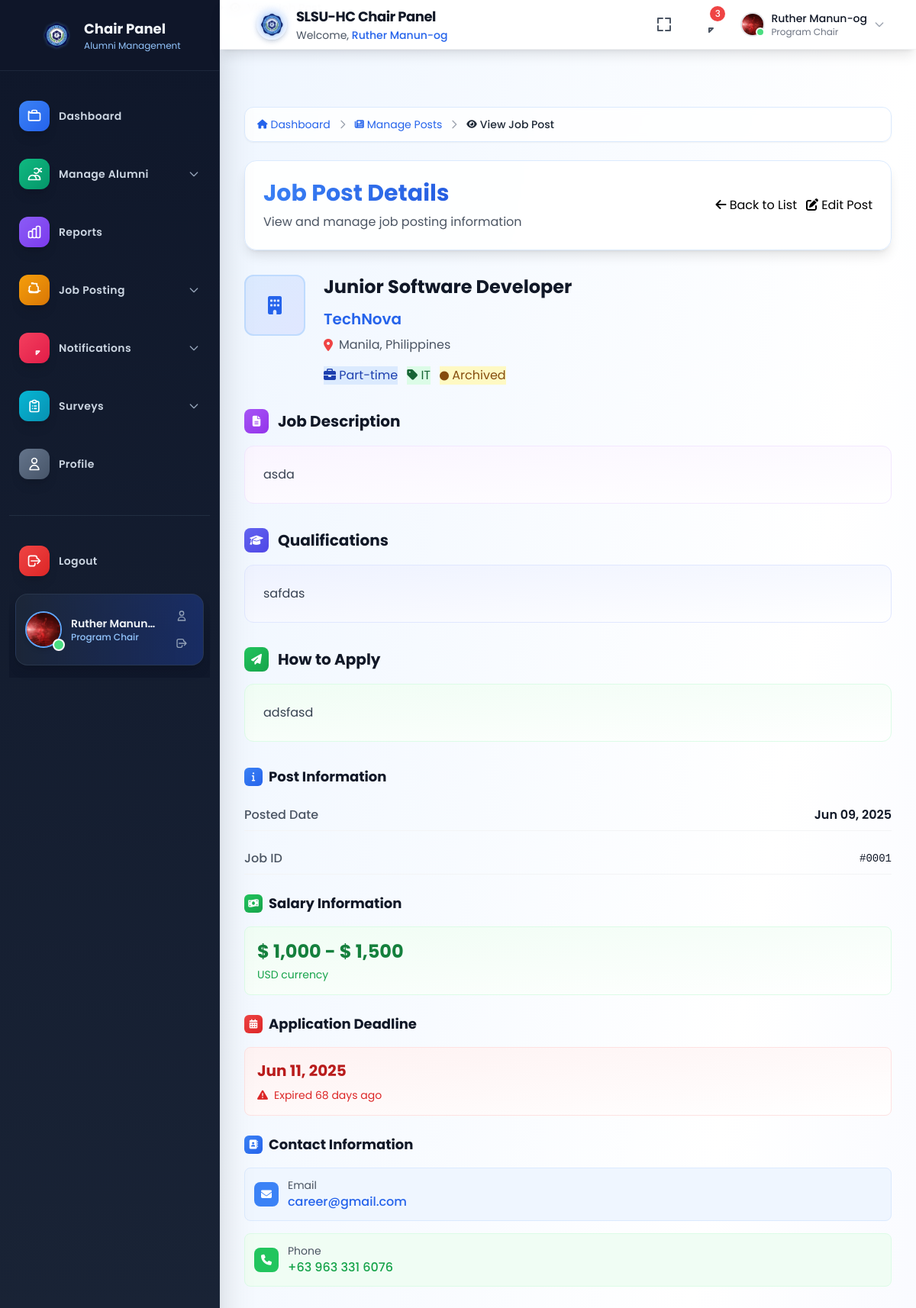
Page /program_chair/view-post.php?id=1 (signed in) on the committed database.
### tables this page shows
CREATE TABLE `job_posts` (
  `id` int(11) NOT NULL,
  `job_title` varchar(255) NOT NULL,
  `company_name` varchar(255) NOT NULL,
  `company_logo` varchar(255) DEFAULT NULL,
  `job_type` varchar(50) NOT NULL,
  `job_category` varchar(100) NOT NULL,
  `location` varchar(255) NOT NULL,
  `salary_min` decimal(10,2) DEFAULT NULL,
  `salary_max` decimal(10,2) DEFAULT NULL,
  `currency` varchar(3) DEFAULT 'USD',
  `deadline` date NOT NULL,
  `contact_email` varchar(255) NOT NULL,
  `contact_phone` varchar(50) NOT NULL,
  `job_description` text NOT NULL,
  `qualifications` text NOT NULL,
  `how_to_apply` text NOT NULL,
  `job_link` varchar(255) DEFAULT NULL,
  `status` enum('draft','published','archived') NOT NULL DEFAULT 'draft',
  `posted_date` datetime NOT NULL,
  `created_at` timestamp NULL DEFAULT current_timestamp(),
  `updated_at` timestamp NULL DEFAULT current_timestamp() ON UPDATE current_timestamp()
);

### program_chair/view-post.php (the view, shortened to what the rows shown need)
<?php
require_once '../admin/config/database.php';
$job_id = isset($_GET['id']) ? (int)$_GET['id'] : 0;
try {
    $stmt = $conn->prepare("SELECT * FROM job_posts WHERE id = ?");
    $stmt->execute([$job_id]);
    $job_post = $stmt->fetch(PDO::FETCH_ASSOC);
} catch (PDOException $e) {
    $_SESSION['error'] = "Error fetching job post: " . $e->getMessage();
    header('Location: manage-posts.php');
    exit();
}
$currencySymbols = [
    'USD' => '$',
    'EUR' => '€',
    'GBP' => '£',
    'JPY' => '¥',
    'AUD' => 'A$',
    'CAD' => 'C$',
    'CHF' => 'Fr',
    'CNY' => '¥',
    'INR' => '₹',
    'PHP' => '₱',
    'SGD' => 'S$',
    'AED' => 'د.إ',
    'BRL' => 'R$',
    'MXN' => 'Mex$',
    'NZD' => 'NZ$',
    'ZAR' => 'R'
];
$currency = isset($job_post['currency']) ? $job_post['currency'] : 'USD';
$symbol = $currencySymbols[$currency] ?? '$';
include 'includes/header.php';
?>
<!DOCTYPE html>
<html lang="en">
<head>
    <script src="https://cdn.tailwindcss.com"></script>
    <link rel="stylesheet" href="https://cdnjs.cloudflare.com/ajax/libs/font-awesome/6.4.0/css/all.min.css">
</head>
<body class="bg-gray-50">
    <?php include 'includes/navbar.php'; ?>
    <main class="lg:ml-72 pt-16 min-h-screen bg-gradient-to-br from-blue-50 via-white to-indigo-50">
        <div class="p-4 sm:p-6 lg:p-8">
            <div class="max-w-6xl mx-auto">
                <div class="bg-white/90 backdrop-blur-sm rounded-2xl shadow-lg p-6 mb-8 border border-blue-100">
                    <div class="flex flex-col sm:flex-row justify-between items-start sm:items-center gap-4">
                        <div>
                            <h1 class="text-3xl font-bold gradient-text mb-2">Job Post Details</h1>
                        </div>
                    </div>
                </div>
                <div class="grid grid-cols-1 xl:grid-cols-3 gap-8">
                    <div class="xl:col-span-2 space-y-8">
                        <div class="info-card">
                            <div class="flex flex-col sm:flex-row items-start gap-6">
                                <div class="flex-1 min-w-0">
                                    <h2 class="text-2xl font-bold text-gray-900 mb-3"><?php echo htmlspecialchars($job_post['job_title'] ?? 'Untitled Job'); ?></h2>
                                    <p class="text-xl text-blue-600 font-semibold mb-2"><?php echo htmlspecialchars($job_post['company_name'] ?? 'Unknown Company'); ?></p>
                                    <?php if (isset($job_post['location']) && $job_post['location']): ?>
                                        <p class="text-gray-600 mb-4 flex items-center">
                                            <i class="fas fa-map-marker-alt mr-2 text-red-500"></i>
                                            <?php echo htmlspecialchars($job_post['location']); ?>
                                        </p>
                                    <?php endif; ?>
                                    <div class="flex flex-wrap gap-3">
                                        <?php if (isset($job_post['job_type']) && $job_post['job_type']): ?>
                                            <span class="status-badge bg-blue-100 text-blue-800">
                                                <i class="fas fa-briefcase"></i>
                                                <?php echo htmlspecialchars($job_post['job_type']); ?>
                                            </span>
                                        <?php endif; ?>
                                        <?php if (isset($job_post['job_category']) && $job_post['job_category']): ?>
                                            <span class="status-badge bg-green-100 text-green-800">
                                                <i class="fas fa-tag"></i>
                                                <?php echo htmlspecialchars($job_post['job_category']); ?>
                                            </span>
                                        <?php endif; ?>
                                        <?php if (isset($job_post['status'])): ?>
                                            <span class="status-badge <?php echo $job_post['status'] === 'published' ? 'bg-green-100 text-green-800' : 'bg-yellow-100 text-yellow-800'; ?>">
                                                <i class="fas fa-circle text-xs"></i>
                                                <?php echo ucfirst($job_post['status']); ?>
                                            </span>
                                        <?php endif; ?>
                                    </div>
                                </div>
                            </div>
                        </div>
                        <div class="info-card">
                            <div class="bg-gradient-to-br from-purple-50 to-white rounded-xl p-6 border border-purple-100">
                                <div class="prose max-w-none text-gray-700 leading-relaxed">
                                    <?php echo nl2br(htmlspecialchars($job_post['job_description'])); ?>
                                </div>
                            </div>
                        </div>
                        <div class="info-card">
                            <div class="bg-gradient-to-br from-indigo-50 to-white rounded-xl p-6 border border-indigo-100">
                                <div class="prose max-w-none text-gray-700 leading-relaxed">
                                    <?php echo nl2br(htmlspecialchars($job_post['qualifications'])); ?>
                                </div>
                            </div>
                        </div>
                        <div class="info-card">
                            <div class="bg-gradient-to-br from-green-50 to-white rounded-xl p-6 border border-green-100">
                                <div class="prose max-w-none text-gray-700 leading-relaxed">
                                    <?php echo nl2br(htmlspecialchars($job_post['how_to_apply'])); ?>
                                </div>
                            </div>
                        </div>
                    </div>
                    <div class="space-y-6">
                        <div class="info-card">
                            <div class="space-y-4">
                                <div class="flex justify-between items-center py-2 border-b border-gray-100">
                                    <span class="text-gray-600 font-medium">Posted Date</span>
                                    <span class="text-gray-900 font-semibold"><?php echo date('M d, Y', strtotime($job_post['posted_date'])); ?></span>
                                </div>
                                <div class="flex justify-between items-center py-2 border-b border-gray-100">
                                    <span class="text-gray-600 font-medium">Job ID</span>
                                    <span class="text-gray-900 font-mono text-sm">#<?php echo str_pad($job_post['id'], 4, '0', STR_PAD_LEFT); ?></span>
                                </div>
                            </div>
                        </div>
                        <div class="info-card">
                            <div class="bg-gradient-to-br from-green-50 to-white rounded-lg p-4 border border-green-100">
                                <?php if ($job_post['salary_min'] && $job_post['salary_max']): ?>
                                    <p class="text-2xl font-bold text-green-700 mb-1">
                                        <?php echo $symbol . ' ' . number_format($job_post['salary_min']) . ' - ' . $symbol . ' ' . number_format($job_post['salary_max']); ?>
                                    </p>
                                    <p class="text-sm text-green-600"><?php echo $currency; ?> currency</p>
                                <?php else: ?>
                                    <p class="text-gray-500 italic">Salary not specified</p>
                                <?php endif; ?>
                            </div>
                        </div>
                        <div class="info-card">
                            <div class="bg-gradient-to-br from-red-50 to-white rounded-lg p-4 border border-red-100">
                                <p class="text-xl font-bold text-red-700 mb-2">
                                    <?php echo date('M d, Y', strtotime($job_post['deadline'])); ?>
                                </p>
                                <?php
                                $deadline = new DateTime($job_post['deadline']);
                                $now = new DateTime();
                                $days_left = $now->diff($deadline)->days;
                                $is_expired = $deadline < $now;
                                ?>
                                <p class="text-sm <?php echo $is_expired ? 'text-red-600' : 'text-gray-600'; ?> flex items-center">
                                    <?php if ($is_expired): ?>
                                        <i class="fas fa-exclamation-triangle mr-2"></i>
                                        Expired <?php echo $days_left; ?> days ago
                                    <?php else: ?>
                                        <i class="fas fa-clock mr-2"></i>
                                        <?php echo $days_left; ?> days remaining
                                    <?php endif; ?>
                                </p>
                            </div>
                        </div>
                        <div class="info-card">
                            <div class="space-y-4">
                                <div class="flex items-center space-x-3 p-3 bg-blue-50 rounded-lg border border-blue-100">
                                    <div class="flex-1 min-w-0">
                                        <p class="text-sm text-gray-600">Email</p>
                                        <a href="mailto:<?php echo htmlspecialchars($job_post['contact_email']); ?>"
                                           class="text-blue-600 hover:text-blue-800 font-medium truncate block">
                                            <?php echo htmlspecialchars($job_post['contact_email']); ?>
                                        </a>
                                    </div>
                                </div>
                                <?php if ($job_post['contact_phone']): ?>
                                    <div class="flex items-center space-x-3 p-3 bg-green-50 rounded-lg border border-green-100">
                                        <div class="w-8 h-8 bg-green-500 rounded-lg flex items-center justify-center">
                                            <i class="fas fa-phone text-white text-sm"></i>
                                        </div>
                                        <div class="flex-1 min-w-0">
                                            <p class="text-sm text-gray-600">Phone</p>
                                            <a href="tel:<?php echo htmlspecialchars($job_post['contact_phone']); ?>"
                                               class="text-green-600 hover:text-green-800 font-medium">
                                                <?php echo htmlspecialchars($job_post['contact_phone']); ?>
                                            </a>
                                        </div>
                                    </div>
                                <?php endif; ?>
                            </div>
                        </div>
                    </div>
                </div>
            </div>
        </div>
    </main>
</body>
</html>

### rows in the picture
job_posts: job_title "Junior Software Developer", company_name "TechNova", location "Manila, Philippines", job_type "Part-time", job_category "IT", status "Archived", job_description "asda", qualifications "safdas", how_to_apply "adsfasd", posted_date "Jun 09, 2025", id "0001", currency "$", salary_min "1,000", salary_max "1,500", currency "USD", deadline "Jun 11, 2025", contact_email "career@gmail.com", contact_phone "+63 963 331 6076"

### other values in the picture
$chair_name "Ruther Manun…"
$chair_name "Ruther Manun-og"
$breadcrumb['label'] "Dashboard"
$breadcrumb['label'] "Manage Posts"
$breadcrumb['label'] "View Job Post"
